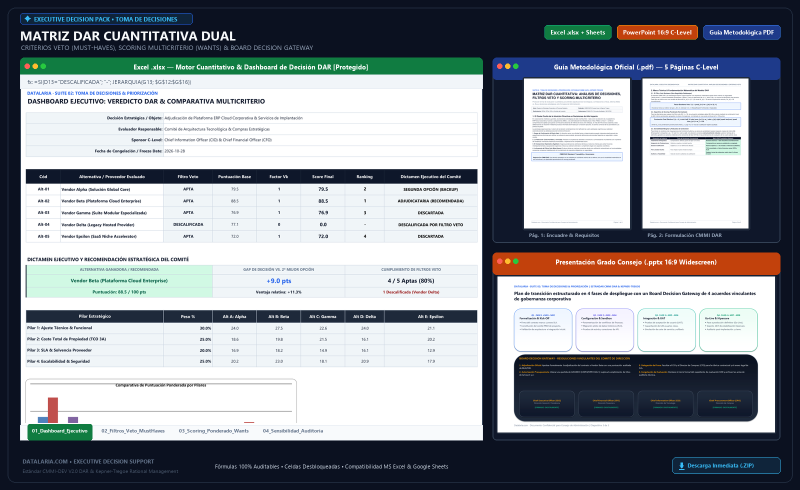
#> input picture content/es/posts/matriz-dar-cuantitativa/preview-pack.png, 1600 x 980 px, found by its file name (shown at 1/2 size)
$ python generate_preview.py
#> lines starting #> are read from the running program, lines starting #| are printed output that depends on the picture
#!/usr/bin/env python3
# -*- coding: utf-8 -*-
"""
generate_preview.py
===================
Genera las imágenes de vista previa de alta resolución (1600x980 px) del
Mega Bundle Suite 02: Toma de Decisiones & Priorización en español e inglés:
- static/images/recursos/suite-02-preview-es.png
- static/images/recursos/suite-02-preview-en.png
- content/es/posts/toma-decisiones-priorizacion-framework-cuantitativo/preview-pack.png
- content/en/posts/decision-making-prioritization-quantitative-framework/preview-pack.png

Integra capturas reales de alta resolución de los 3 Executive Decision Packs
individuales (Matriz DAR CMMI, Matriz RICE & ICE Ágil y Business Case Financiero DCF)
junto con una tarjeta de arquitectura y valor C-Level en el estándar visual Dark-Slate Tier-1.
"""

import os
from PIL import Image, ImageDraw, ImageFont


def get_font(size, bold=False):
    font_name = "segoeuib.ttf" if bold else "segoeui.ttf"
    alt_name = "arialbd.ttf" if bold else "arial.ttf"
    path = os.path.join(r"C:\Windows\Fonts", font_name)
    if os.path.exists(path):
        return ImageFont.truetype(path, int(size))
    alt_path = os.path.join(r"C:\Windows\Fonts", alt_name)
    if os.path.exists(alt_path):
        return ImageFont.truetype(alt_path, int(size))
    return ImageFont.load_default()


def draw_window_header(draw, x, y, w, h, title, bg_color, font, price_badge=None, f_badge=None):
    draw.rounded_rectangle([x, y, x + w, y + h + 8], radius=8, fill=bg_color)
    draw.rectangle([x, y + h - 4, x + w, y + h], fill=bg_color)
    # macOS traffic lights
    r = 4
    cy = y + h // 2
    draw.ellipse([x + 12 - r, cy - r, x + 12 + r, cy + r], fill=(255, 95, 86))
    draw.ellipse([x + 26 - r, cy - r, x + 26 + r, cy + r], fill=(255, 189, 46))
    draw.ellipse([x + 40 - r, cy - r, x + 40 + r, cy + r], fill=(39, 201, 63))
    # Title
    bbox = font.getbbox(title)
    th = bbox[3] - bbox[1]
    draw.text((x + 54, cy - th // 2 - 2), title, font=font, fill=(255, 255, 255))
    # Optional price pill on right of header
    if price_badge and f_badge:
        pb_box = f_badge.getbbox(price_badge)
        pw = pb_box[2] - pb_box[0] + 16
        draw.rounded_rectangle([x + w - pw - 10, y + 5, x + w - 10, y + h - 5], radius=4, fill=(15, 23, 42))
        draw.text((x + w - pw - 2, y + 7), price_badge, font=f_badge, fill=(52, 211, 153))


def generate_preview_suite02(lang="es"):
#> called with lang = 'es'
    is_es = (lang == "es")
    W, H = 1600, 980
    im = Image.new("RGB", (W, H), (11, 17, 32))  # Deep Slate Navy #0B1120
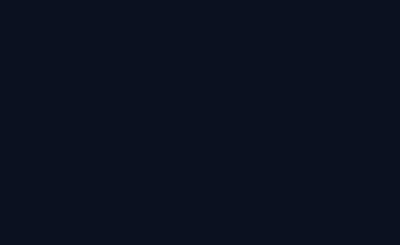
#> im: PIL image 1600x980 RGB (shown at 1/4 size); mean R, G, B 11, 17, 32
    draw = ImageDraw.Draw(im)

    # Outer frame border
    draw.rounded_rectangle([15, 15, W - 15, H - 15], radius=16, outline=(30, 41, 59), width=2)

    # Fonts
    f_badge = get_font(12, bold=True)
    f_title = get_font(26, bold=True)
    f_subtitle = get_font(13, bold=False)
    f_pill = get_font(12, bold=True)
    f_win_title = get_font(13, bold=True)
    f_win_badge = get_font(11, bold=True)
    f_card_h = get_font(15, bold=True)
    f_card_b = get_font(12, bold=True)
    f_card_r = get_font(11, bold=False)
    f_price_big = get_font(28, bold=True)
    f_price_old = get_font(14, bold=False)
    f_footer = get_font(11, bold=False)
    f_footer_b = get_font(11, bold=True)
    f_kpi_sub = get_font(10, bold=False)

    # =========================================================================
    # 1. HEADER (y = 25 .. 105)
    # =========================================================================
    badge_text = (
        "SUITE 02 MEGA BUNDLE • COLECCIÓN COMPLETA DE DECISIÓN C-LEVEL (3 PACKS)"
        if is_es else
        "SUITE 02 MEGA BUNDLE • COMPLETE C-LEVEL DECISION COLLECTION (3 PACKS)"
    )
    b_len = 540 if is_es else 575
    draw.rounded_rectangle([40, 26, 40 + b_len, 48], radius=6, fill=(15, 36, 58), outline=(37, 99, 235), width=1)
    draw.text((50, 30), badge_text, font=f_badge, fill=(56, 189, 248))

    title_text = (
        "SUITE 02: TOMA DE DECISIONES & PRIORIZACIÓN CUANTITATIVA (3 EN 1)"
        if is_es else
        "SUITE 02: QUANTITATIVE DECISION-MAKING & PRIORITIZATION (3-IN-1)"
    )
    draw.text((40, 52), title_text, font=f_title, fill=(248, 250, 252))

    sub_text = (
        "MATRIZ DAR CMMI (FILTROS VETO)  •  MATRIZ RICE & ICE ÁGIL (CAPACIDAD SQUADS)  •  BUSINESS CASE FINANCIERO DCF (VAN/TIR/TORNADO)"
        if is_es else
        "CMMI DAR MATRIX (VETO GATES)  •  AGILE RICE & ICE MATRIX (SQUAD CAPACITY)  •  FINANCIAL DCF BUSINESS CASE (NPV/IRR/TORNADO)"
    )
    draw.text((40, 88), sub_text, font=f_subtitle, fill=(148, 163, 184))

    # Right pills in header
    pills = [
        ("📊 6 Excel/Sheets", (30, 41, 59), (56, 189, 248)),
        ("📑 6 Decks PPTX 16:9", (30, 41, 59), (167, 139, 250)),
        ("📄 3 Guías PDF" if is_es else "📄 3 PDF Guides", (30, 41, 59), (52, 211, 153)),
        ("👑 Ahorro 25%" if is_es else "👑 25% Savings", (15, 36, 58), (245, 158, 11)),
    ]
    px = W - 40
    for ptext, bg, fg in reversed(pills):
        p_bbox = f_pill.getbbox(ptext)
        pw = p_bbox[2] - p_bbox[0] + 20
        px -= pw
        draw.rounded_rectangle([px, 46, px + pw, 76], radius=6, fill=bg, outline=fg, width=1)
        draw.text((px + 10, 53), ptext, font=f_pill, fill=fg)
        px -= 10
#> after the loop, px = 1151

    # =========================================================================
    # 2. 2x2 GRID (y = 115 .. 885)
    # =========================================================================
    tools_meta = [
        {
            "path": (
                "content/es/posts/matriz-dar-cuantitativa/preview-pack.png"
                if is_es else
                "content/en/posts/quantitative-dar-matrix/preview-pack.png"
            ),
            "title": (
                "01 · Matriz DAR Cuantitativa: Filtros Veto & Ponderación Multicriterio (Excel + PPTX)"
                if is_es else
                "01 · Quantitative DAR Matrix: Veto Hurdles & Multi-Criteria Scoring (Excel + PPTX)"
            ),
            "badge": "Incluido (Val. 6€)" if is_es else "Included (Val. 6€)",
            "header_col": (16, 185, 129),  # Emerald #10B981
        },
        {
            "path": (
                "content/es/posts/matriz-rice-ice-priorizacion/preview-pack.png"
                if is_es else
                "content/en/posts/rice-ice-prioritization-matrix/preview-pack.png"
            ),
            "title": (
                "02 · Matriz RICE & ICE de Priorización Ágil & Capacidad de Squads (Excel + PPTX)"
                if is_es else
                "02 · Agile RICE & ICE Prioritization Matrix & Squad Capacity (Excel + PPTX)"
            ),
            "badge": "Incluido (Val. 6€)" if is_es else "Included (Val. 6€)",
            "header_col": (37, 99, 235),  # Blue #2563EB
        },
        {
            "path": (
                "content/es/posts/business-case-financiero-van-tir/preview-pack.png"
                if is_es else
                "content/en/posts/financial-business-case-npv-irr/preview-pack.png"
            ),
            "title": (
                "03 · Business Case Financiero Completo: VAN, TIR, Payback & Tornado (Excel + PPTX)"
                if is_es else
                "03 · Full Financial DCF Business Case: NPV, IRR, Payback & Tornado (Excel + PPTX)"
            ),
            "badge": "Incluido (Val. 8€)" if is_es else "Included (Val. 8€)",
            "header_col": (217, 119, 6),  # Amber #D97706
        },
    ]

    grid_x0 = 40
    grid_y0 = 115
    col_gap = 24
    row_gap = 20
    cell_w = (W - 80 - col_gap) // 2  # 748 px
    cell_h = (770 - row_gap) // 2      # 375 px
    header_h = 32

    for idx, tinfo in enumerate(tools_meta):
        r = idx // 2
        c = idx % 2
        cx = grid_x0 + c * (cell_w + col_gap)
        cy = grid_y0 + r * (cell_h + row_gap)

        # Window frame
        draw.rounded_rectangle(
            [cx, cy, cx + cell_w, cy + cell_h],
            radius=8,
            fill=(15, 23, 42),
            outline=(51, 65, 85),
            width=2,
        )
        draw_window_header(
            draw,
            cx,
            cy,
            cell_w,
            header_h,
            tinfo["title"],
            tinfo["header_col"],
            f_win_title,
            price_badge=tinfo["badge"],
            f_badge=f_win_badge,
        )

        # Load real preview-pack.png and crop the main workspace
        if os.path.exists(tinfo["path"]):
            src_img = Image.open(tinfo["path"]).convert("RGB")
#> src_img is the input picture: PIL image 1600x980 RGB; mean R, G, B 144.1, 149.6, 155.7
            # Crop the inner workspace region from the individual preview-pack
            cropped = src_img.crop((35, 112, 1565, 885))
            target_w = cell_w - 8
            target_h = cell_h - header_h - 6
            resized = cropped.resize((target_w, target_h), Image.Resampling.LANCZOS)
            im.paste(resized, (cx + 4, cy + header_h + 2))
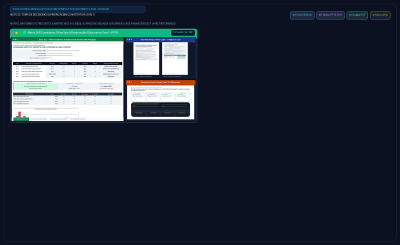
#> im: PIL image 1600x980 RGB (shown at 1/4 size); mean R, G, B 39.6, 48.1, 60.4

        # Re-draw crisp border around window
        draw.rounded_rectangle(
            [cx, cy, cx + cell_w, cy + cell_h],
            radius=8,
            outline=(71, 85, 105),
            width=2,
        )
#> pass 2 of the loop in generate_preview_suite02, `for idx, tinfo in enumerate(tools_meta):`:
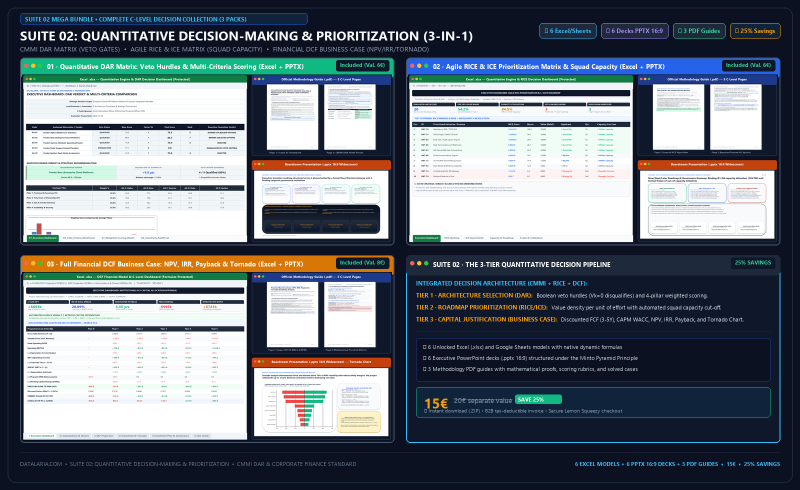
#> input picture content/en/posts/decision-making-prioritization-quantitative-framework/preview-pack.png, 1600 x 980 px, found by its file name (shown at 1/2 size)
#> in generate_preview_suite02, src_img is the input picture: PIL image 1600x980 RGB; mean R, G, B 106.6, 114.9, 123.3
#> in generate_preview_suite02, `resized = cropped.resize((target_w, target_h), Image.Resampling.LANCZOS)`:
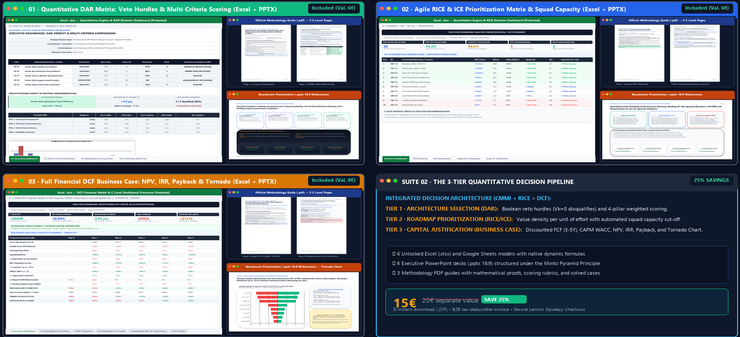
#> resized: PIL image 740x337 RGB; mean R, G, B 134.9, 143.2, 149.1
#> in generate_preview_suite02, `im.paste(resized, (cx + 4, cy + header_h + 2))`:
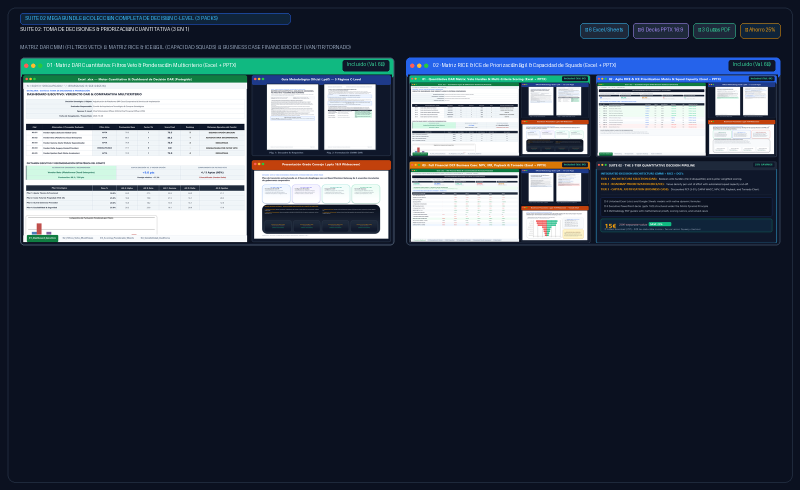
#> im: PIL image 1600x980 RGB (shown at 1/2 size); mean R, G, B 60, 69.6, 82.2

    # =========================================================================
    # 3. 4th PANEL (BOTTOM RIGHT): SUITE 02 ARCHITECTURE & VALUE SUMMARY CARD
    # =========================================================================
    c4_x = grid_x0 + 1 * (cell_w + col_gap)
    c4_y = grid_y0 + 1 * (cell_h + row_gap)

    draw.rounded_rectangle(
        [c4_x, c4_y, c4_x + cell_w, c4_y + cell_h],
        radius=8,
        fill=(15, 23, 42),
        outline=(56, 189, 248),
        width=2,
    )
    draw_window_header(
        draw,
        c4_x,
        c4_y,
        cell_w,
        header_h,
        "SUITE 02 · EL PIPELINE CUANTITATIVO DE DECISIÓN EN 3 NIVELES"
        if is_es else
        "SUITE 02 · THE 3-TIER QUANTITATIVE DECISION PIPELINE",
        (30, 41, 59),
        f_win_title,
        price_badge="AHORRO 25%" if is_es else "25% SAVINGS",
        f_badge=f_win_badge,
    )

    pad_x = c4_x + 20
    cur_y = c4_y + header_h + 16

    # 3 Connected Tiers Section
    sub_title = (
        "ARQUITECTURA DE DECISIÓN INTEGRADA (CMMI + RICE + DCF):"
        if is_es else
        "INTEGRATED DECISION ARCHITECTURE (CMMI + RICE + DCF):"
    )
    draw.text((pad_x, cur_y), sub_title, font=f_card_b, fill=(56, 189, 248))
    cur_y += 24

    tiers_desc = [
        (
            "NIVEL 1 · SELECCIÓN ARQUITECTURA (DAR):"
            if is_es else
            "TIER 1 · ARCHITECTURE SELECTION (DAR):",
            "Filtros veto booleanos (Vk=0 descalifica) y scoring ponderado (TCO, SLA, Tech)."
            if is_es else
            "Boolean veto hurdles (Vk=0 disqualifies) and 4-pillar weighted scoring."
        ),
        (
            "NIVEL 2 · PRIORIZACIÓN ROADMAP (RICE/ICE):"
            if is_es else
            "TIER 2 · ROADMAP PRIORITIZATION (RICE/ICE):",
            "Densidad de valor por esfuerzo con corte automático por capacidad de squads."
            if is_es else
            "Value density per unit of effort with automated squad capacity cut-off."
        ),
        (
            "NIVEL 3 · JUSTIFICACIÓN CAPITAL (BUSINESS CASE):"
            if is_es else
            "TIER 3 · CAPITAL JUSTIFICATION (BUSINESS CASE):",
            "Flujo de caja libre a 3-5 años, WACC, VAN, TIR, Payback y Gráfico Tornado."
            if is_es else
            "Discounted FCF (3-5Y), CAPM WACC, NPV, IRR, Payback, and Tornado Chart."
        ),
    ]

    for t_head, t_body in tiers_desc:
        draw.text((pad_x, cur_y), t_head, font=f_card_b, fill=(245, 158, 11))
        tb_box = f_card_b.getbbox(t_head)
        tb_w = tb_box[2] - tb_box[0] + 8
        draw.text((pad_x + tb_w, cur_y + 1), t_body, font=f_card_r, fill=(226, 232, 240))
        cur_y += 24
#> after the loop, cur_y = 654

    cur_y += 8
#> cur_y = 662
    # Divider line
    draw.line([(pad_x, cur_y), (c4_x + cell_w - 20, cur_y)], fill=(30, 41, 59), width=1)
    cur_y += 14
#> cur_y = 676

    # Deliverables & Value Box
    draw.rounded_rectangle(
        [pad_x, cur_y, c4_x + cell_w - 20, cur_y + 86],
        radius=6,
        fill=(11, 17, 32),
        outline=(30, 58, 138),
        width=1,
    )

    # Deliverables bullet list
    deliv_lines = [
        "✔ 6 Modelos en Excel (.xlsx) y Google Sheets con celdas 100% desbloqueadas y fórmulas nativas"
        if is_es else
        "✔ 6 Unlocked Excel (.xlsx) and Google Sheets models with native dynamic formulas",
        "✔ 6 Presentaciones ejecutivas en PowerPoint (.pptx 16:9) estructuradas bajo la Pirámide de Minto"
        if is_es else
        "✔ 6 Executive PowerPoint decks (.pptx 16:9) structured under the Minto Pyramid Principle",
        "✔ 3 Guías metodológicas en PDF con derivaciones matemáticas, rúbricas y casos resueltos"
        if is_es else
        "✔ 3 Methodology PDF guides with mathematical proofs, scoring rubrics, and solved cases",
    ]
    dy = cur_y + 10
#> dy = 686
    for d_line in deliv_lines:
        draw.text((pad_x + 14, dy), d_line, font=f_card_r, fill=(203, 213, 225))
        dy += 22
#> this loop made 3 passes
#> dy on passes 1 to 3: 708, 730, 752
#> after the loop, dy = 752

    cur_y += 98
#> cur_y = 774

    # Bottom CTA Box with Price & Lemon Squeezy trust
    p_box_h = 60
    draw.rounded_rectangle(
        [pad_x, cur_y, c4_x + cell_w - 20, cur_y + p_box_h],
        radius=6,
        fill=(15, 36, 58),
        outline=(16, 185, 129),
        width=1,
    )

    # Price on left
    draw.text((pad_x + 16, cur_y + 12), "15€", font=f_price_big, fill=(245, 158, 11))
    p_bbox = f_price_big.getbbox("15€")
    p_w = p_bbox[2] - p_bbox[0] + 12

    strike_txt = "20€ por separado" if is_es else "20€ separate value"
    draw.text((pad_x + 16 + p_w, cur_y + 16), strike_txt, font=f_price_old, fill=(148, 163, 184))
    st_bbox = f_price_old.getbbox(strike_txt)
    draw.line(
        [(pad_x + 16 + p_w, cur_y + 24), (pad_x + 16 + p_w + st_bbox[2] - st_bbox[0], cur_y + 24)],
        fill=(239, 68, 68),
        width=1,
    )

    save_pill = "AHORRO 25%" if is_es else "SAVE 25%"
    draw.rounded_rectangle(
        [pad_x + 22 + p_w + st_bbox[2] - st_bbox[0], cur_y + 15, pad_x + 115 + p_w + st_bbox[2] - st_bbox[0], cur_y + 33],
        radius=4,
        fill=(16, 185, 129),
    )
    draw.text(
        (pad_x + 28 + p_w + st_bbox[2] - st_bbox[0], cur_y + 17),
        save_pill,
        font=f_win_badge,
        fill=(255, 255, 255),
    )

    trust_sub = (
        "⚡ Descarga directa (.ZIP) • Factura B2B deducible • Pasarela segura Lemon Squeezy"
        if is_es else
        "⚡ Instant download (.ZIP) • B2B tax-deductible invoice • Secure Lemon Squeezy checkout"
    )
    draw.text((pad_x + 16, cur_y + 40), trust_sub, font=f_kpi_sub, fill=(148, 163, 184))

    # =========================================================================
    # 4. FOOTER (y = 905 .. 955)
    # =========================================================================
    draw.line([(40, 905), (W - 40, 905)], fill=(30, 41, 59), width=1)

    f_left = (
        "DATALARIA.COM  •  SUITE 02: TOMA DE DECISIONES & PRIORIZACIÓN  •  ESTÁNDAR CMMI DAR & CORPORATE FINANCE"
        if is_es else
        "DATALARIA.COM  •  SUITE 02: QUANTITATIVE DECISION-MAKING & PRIORITIZATION  •  CMMI DAR & CORPORATE FINANCE STANDARD"
    )
    draw.text((40, 920), f_left, font=f_footer, fill=(100, 116, 139))

    f_right = (
        "6 MODELOS EXCEL + 6 DECK PPTX 16:9 + 3 GUÍAS PDF  •  15€  •  AHORRO 25%"
        if is_es else
        "6 EXCEL MODELS + 6 PPTX 16:9 DECKS + 3 PDF GUIDES  •  15€  •  25% SAVINGS"
    )
    fr_box = f_footer_b.getbbox(f_right)
    draw.text((W - 40 - (fr_box[2] - fr_box[0]), 920), f_right, font=f_footer_b, fill=(56, 189, 248))

    return im


def main():
    base_dir = os.path.dirname(os.path.dirname(os.path.dirname(os.path.abspath(__file__))))

    # Targets
    es_targets = [
        os.path.join(base_dir, "static", "images", "recursos", "suite-02-preview-es.png"),
        os.path.join(base_dir, "content", "es", "posts", "toma-decisiones-priorizacion-framework-cuantitativo", "preview-pack.png"),
    ]
    en_targets = [
        os.path.join(base_dir, "static", "images", "recursos", "suite-02-preview-en.png"),
        os.path.join(base_dir, "content", "en", "posts", "decision-making-prioritization-quantitative-framework", "preview-pack.png"),
    ]

    print("[*] Generando vista previa Suite 02 en Español...")
    im_es = generate_preview_suite02("es")
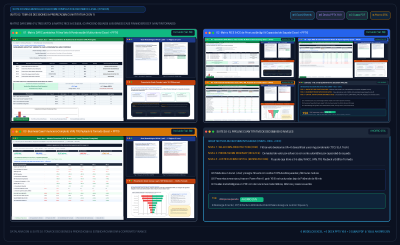
#> im_es: PIL image 1600x980 RGB (shown at 1/4 size); mean R, G, B 94.9, 103.9, 113.1
    for t in es_targets:
        os.makedirs(os.path.dirname(t), exist_ok=True)
        im_es.save(t, format="PNG", optimize=True)
        print(f"    -> Guardado: {t} ({os.path.getsize(t)} bytes)")

    print("[*] Generando vista previa Suite 02 en Inglés...")
    im_en = generate_preview_suite02("en")
#> call 2 of generate_preview_suite02, with lang = 'en'
#> after the loop in generate_preview_suite02 (call 2), `for ptext, bg, fg in reversed(pills):`: px = 1141
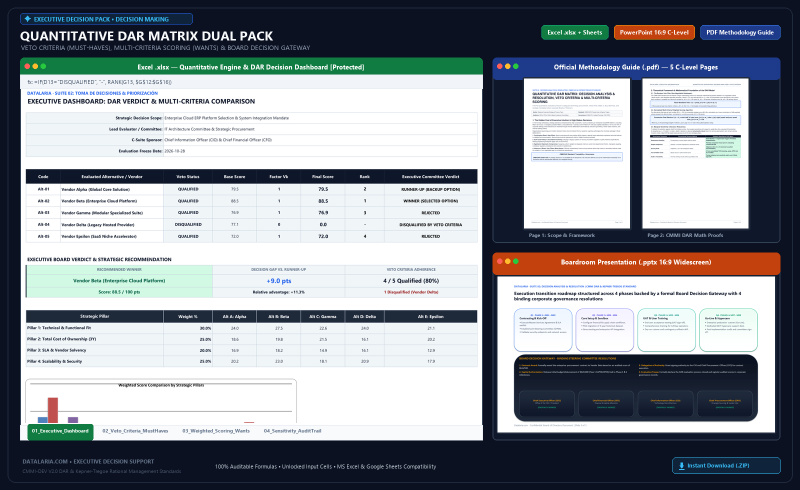
#> input picture content/en/posts/quantitative-dar-matrix/preview-pack.png, 1600 x 980 px, found by its file name (shown at 1/2 size)
#> in generate_preview_suite02, src_img is the input picture: PIL image 1600x980 RGB; mean R, G, B 144.3, 149.8, 155.8
#> in generate_preview_suite02 (call 2), `cropped = src_img.crop((35, 112, 1565, 885))`:
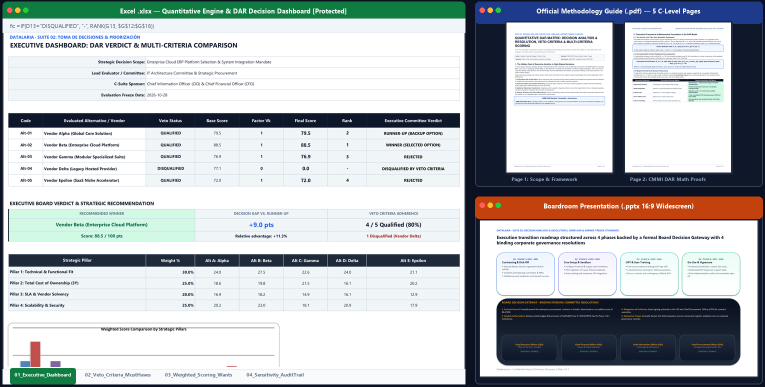
#> cropped: PIL image 1530x773 RGB (shown at 1/2 size); mean R, G, B 185.1, 190.1, 193.2
#> in generate_preview_suite02 (call 2), `resized = cropped.resize((target_w, target_h), Image.Resampling.LANCZOS)`:
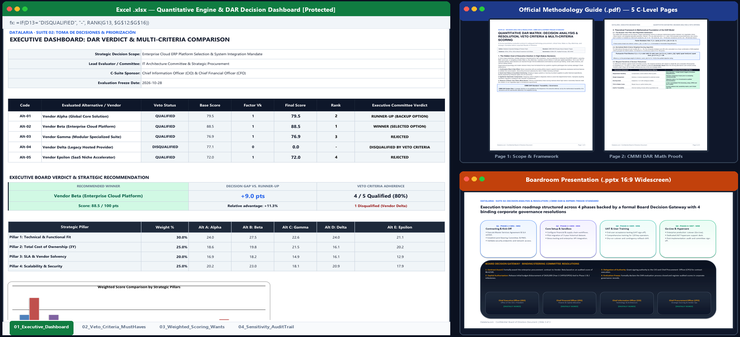
#> resized: PIL image 740x337 RGB; mean R, G, B 184.7, 189.7, 192.8
#> pass 2 of the loop in generate_preview_suite02, `for idx, tinfo in enumerate(tools_meta):`:
#> after the loop in generate_preview_suite02 (call 2), `for t_head, t_body in tiers_desc:`: cur_y = 654
#> in generate_preview_suite02 (call 2), `cur_y += 8`: cur_y = 662
#> in generate_preview_suite02 (call 2), `cur_y += 14`: cur_y = 676
#> in generate_preview_suite02 (call 2), `dy = cur_y + 10`: dy = 686
#> the loop in generate_preview_suite02 (call 2), `for d_line in deliv_lines:` made 3 passes
#> after the loop in generate_preview_suite02 (call 2), `for d_line in deliv_lines:`: dy = 752
#> in generate_preview_suite02 (call 2), `cur_y += 98`: cur_y = 774
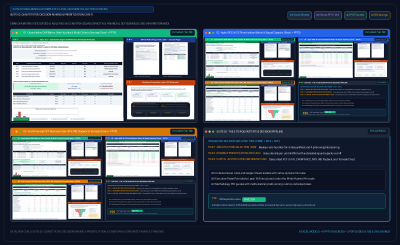
#> im_en: PIL image 1600x980 RGB (shown at 1/4 size); mean R, G, B 85, 94.8, 104.6
    for t in en_targets:
        os.makedirs(os.path.dirname(t), exist_ok=True)
        im_en.save(t, format="PNG", optimize=True)
        print(f"    -> Guardado: {t} ({os.path.getsize(t)} bytes)")
#> this loop made 2 passes
#|     -> Guardado: static/images/recursos/suite-02-preview-en.png (606007 bytes)
#|     -> Guardado: content/en/posts/decision-making-prioritization-quantitative-framework/preview-pack.png (606007 bytes)

    print("[OK] Generación de vistas previas Suite 02 completada.")


if __name__ == "__main__":
    main()
